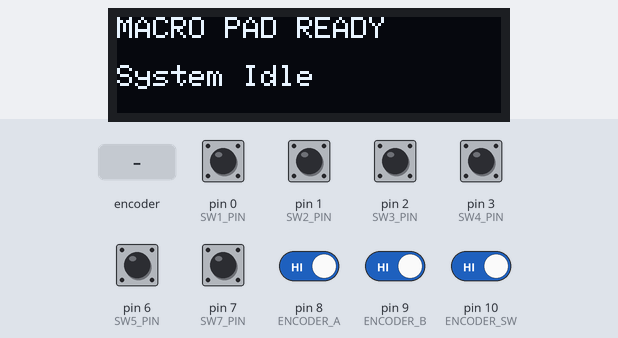
A sketch run on a simulated Teensy 4. On the bench: 128×32 one-colour display. The inputs (shaded band) are chosen by the test bench; at power-on: pin 0 (SW1_PIN), pin 1 (SW2_PIN), pin 2 (SW3_PIN), pin 3 (SW4_PIN), pin 6 (SW5_PIN), pin 7 (SW7_PIN), pin 8 (ENCODER_A), pin 9 (ENCODER_B), pin 10 (ENCODER_SW) HIGH. USB keyboard and mouse output is not drawn.

Above: at 1.2 s.
1.3 s: rotary encoder on pin 8 (ENCODER_A) / pin 9 (ENCODER_B) turned 1 step (first pin leading)
At 2.6 s:
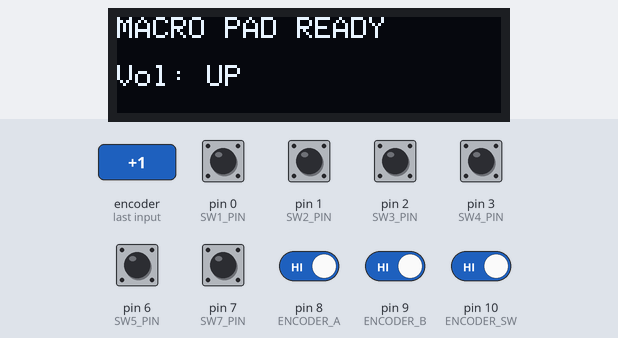
3.0 s: pin 0 (SW1_PIN) pulled LOW for 0.15 s
At 4.2 s:
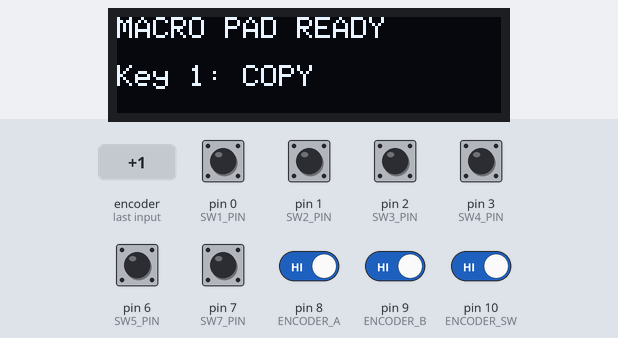
4.6 s: pin 1 (SW2_PIN) pulled LOW for 0.15 s
At 5.5 s:
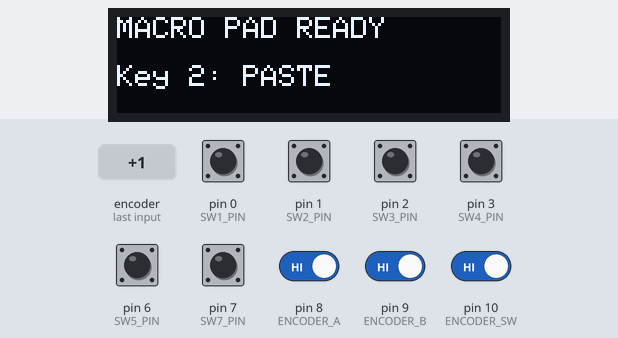
6.2 s: pin 2 (SW3_PIN) pulled LOW for 0.15 s
At 6.7 s:
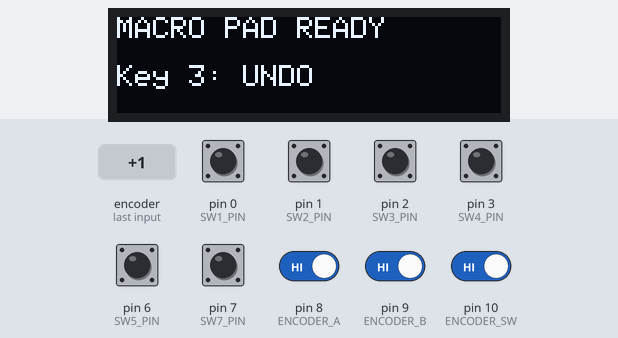
7.8 s: pin 3 (SW4_PIN) pulled LOW for 0.15 s
At 9.0 s:
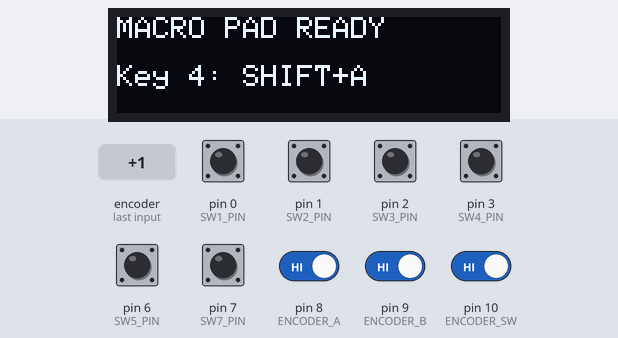
9.4 s: pin 6 (SW5_PIN) pulled LOW for 0.15 s
At 10.0 s:
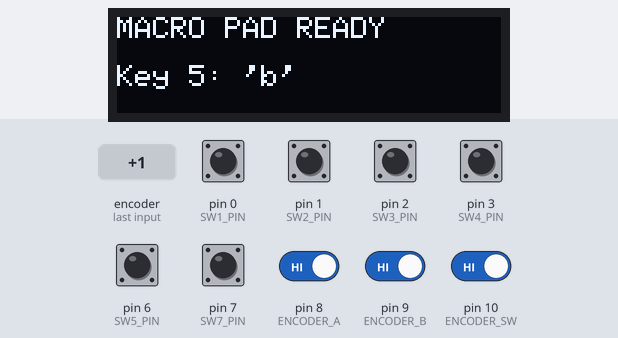
Timing chart, 0 to 12.0 s (numbered marks = the images above; inputs shaded):
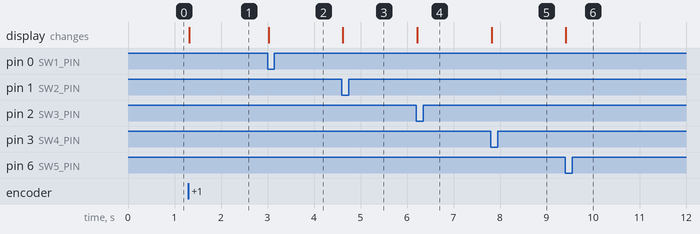

The sketch:

firmware.ino
```cpp
#include <Wire.h>
#include <Adafruit_GFX.h>
#include <Adafruit_SSD1306.h>
#include <USB.h>
#include <USBHIDKeyboard.h>

#define SCREEN_WIDTH 128
#define SCREEN_HEIGHT 32
#define OLED_RESET -1

#define OLED_SDA 4
#define OLED_SCL 5

#define SW1_PIN 0
#define SW2_PIN 1
#define SW3_PIN 2
#define SW4_PIN 3
#define SW5_PIN 6
#define SW7_PIN 7

#define ENCODER_A  8
#define ENCODER_B  9
#define ENCODER_SW 10

Adafruit_SSD1306 display(SCREEN_WIDTH, SCREEN_HEIGHT, &Wire, OLED_RESET);
USBHIDKeyboard Keyboard;

const int keys[] = {SW1_PIN, SW2_PIN, SW3_PIN, SW4_PIN, SW5_PIN, SW7_PIN};
const int numKeys = 6;

int lastKeyStates[] = {HIGH, HIGH, HIGH, HIGH, HIGH, HIGH};
int lastEncoderAState;
int lastEncoderSWState = HIGH;

void drawStatus(const char* msg) {
  display.clearDisplay();
  display.setTextSize(1);
  display.setTextColor(SSD1306_WHITE);
  display.setCursor(0, 0);
  display.println("MACRO PAD READY");
  display.setCursor(0, 16);
  display.println(msg);
  display.display();
}

void setup() {
  Wire.begin(OLED_SDA, OLED_SCL);
  display.begin(SSD1306_SWITCHCAPVCC, 0x3C);

  for (int i = 0; i < numKeys; i++) {
    pinMode(keys[i], INPUT_PULLUP);
  }

  pinMode(ENCODER_A, INPUT_PULLUP);
  pinMode(ENCODER_B, INPUT_PULLUP);
  pinMode(ENCODER_SW, INPUT_PULLUP);

  Keyboard.begin();
  USB.begin();

  lastEncoderAState = digitalRead(ENCODER_A);
  drawStatus("System Idle");
}

void loop() {
  for (int i = 0; i < numKeys; i++) {
    int currentState = digitalRead(keys[i]);
    if (currentState == LOW && lastKeyStates[i] == HIGH) {
      switch (keys[i]) {
        case SW1_PIN:
          Keyboard.press(KEY_LEFT_CTRL);
          Keyboard.press('c');
          delay(10);
          Keyboard.releaseAll();
          drawStatus("Key 1: COPY");
          break;
        case SW2_PIN:
          Keyboard.press(KEY_LEFT_CTRL);
          Keyboard.press('v');
          delay(10);
          Keyboard.releaseAll();
          drawStatus("Key 2: PASTE");
          break;
        case SW3_PIN:
          Keyboard.press(KEY_LEFT_CTRL);
          Keyboard.press('z');
          delay(10);
          Keyboard.releaseAll();
          drawStatus("Key 3: UNDO");
          break;
        case SW4_PIN:
          Keyboard.press(KEY_LEFT_SHIFT);
          Keyboard.press('a');
          delay(10);
          Keyboard.releaseAll();
          drawStatus("Key 4: SHIFT+A");
          break;
        case SW5_PIN:
          Keyboard.write('b');
          drawStatus("Key 5: 'b'");
          break;
        case SW7_PIN:
          Keyboard.write('c');
          drawStatus("Key 6: 'c'");
          break;
      }
      delay(50);
    }
    lastKeyStates[i] = currentState;
  }

  int currentEncoderAState = digitalRead(ENCODER_A);
  if (currentEncoderAState != lastEncoderAState && currentEncoderAState == LOW) {
    if (digitalRead(ENCODER_B) != currentEncoderAState) {
      Keyboard.write(KEY_MEDIA_VOLUME_UP);
      drawStatus("Vol: UP");
    } else {
      Keyboard.write(KEY_MEDIA_VOLUME_DOWN);
      drawStatus("Vol: DOWN");
    }
  }
  lastEncoderAState = currentEncoderAState;

  int currentEncoderSWState = digitalRead(ENCODER_SW);
  if (currentEncoderSWState == LOW && lastEncoderSWState == HIGH) {
    Keyboard.write(KEY_MEDIA_MUTE);
    drawStatus("Vol: MUTE");
    delay(50);
  }
  lastEncoderSWState = currentEncoderSWState;
}
```

Measured:
- after the input at 1.3 s, the display: changes at once (image 1)
- after the input at 3.0 s, the display: changes at once (image 2)
- after the input at 4.6 s, the display: changes at once (image 3)
- after the input at 6.2 s, the display: changes at once (image 4)
- after the input at 7.8 s, the display: changes at once (image 5)
- after the input at 9.4 s, the display: changes at once (image 6)
